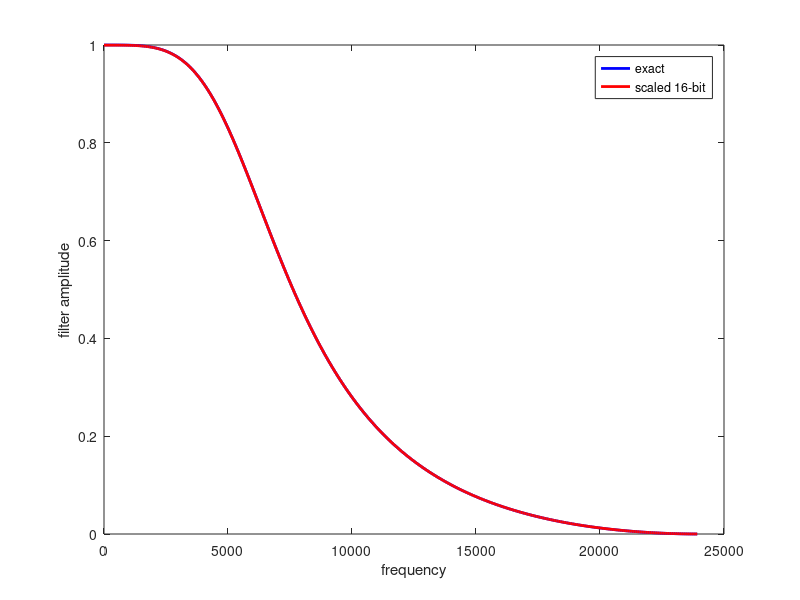

MATLAB code for this plot:
% matlab program to generate the filter header 
%18-bit, 16-bit fraction,  2's comp conversion
clear all
figure(1);clf;
clc

%The scale has to be adjusted so that filter coefficients are
% -1.0<coeff<1.0
%Scaling performed is 2^(-scale)
scale = 2;
%For lowpass, set equal to normalized Freq (cutoff/(Fs/2))
%For bandpass, set equal to normalized Freq vector ([low high]/(Fs/2))
freq = [0.25] ;
%Filter order:
%    use 2,4 for lowpass 
%        1,2 for bandpass
%NOTE that for a bandpass filter (order) poles are generated for the high
%and low cutoffs, so the total order is (order)*2
order = 2;

%could also use butter, or cheby1 or cheby2 or besself
% but note that besself is lowpass only!
[b, a] = butter(order, freq) ;
%[b, a] = cheby1(order, 0.1, freq) ;
%[b, a] = besself(order, freq) ;
b = b * (2^-scale) ;
a = -a * (2^-scale) ;

disp(' ')
fprintf('//Filter: cutoff=%f \n',freq)
sorder = order*length(freq);
if sorder==2
    scstr = 'IIR2 filter(';
elseif sorder==4
    scstr = 'IIR4 filter('; 
elseif sorder==6
    scstr = 'IIR6 filter('; 
else
    error('order*length(freq) must equal 2 4 or 6')
end
fprintf('%s \n',scstr); 
fprintf('     .audio_out (your_out), \n')
fprintf('     .audio_in (your_in), \n')
fprintf('     .scale (3''d%1d), \n', scale)
for i=1:length(b)
    if b(i)>=0
        fprintf('     .b%1d (18''h%s), \n', i, dec2hex(fix(2^16*b(i)))) ;
    else
        fprintf('     .b%1d (18''h%s), \n', i, dec2hex(bitcmp(fix(2^16*-b(i)),18)+1));
    end
end

for i=2:length(a)
    if a(i)>=0
        fprintf('     .a%1d (18''h%s), \n', i, dec2hex(fix(2^16*a(i))))
    else
        fprintf('     .a%1d (18''h%s), \n', i,dec2hex(bitcmp(fix(2^16*-a(i)),18)+1))
    end
end
fprintf('     .state_clk(AUD_CTRL_CLK), \n');
fprintf('     .lr_clk(AUD_DACLRCK), \n');
fprintf('     .reset(reset) \n');
fprintf(') ; //end filter \n');

disp(' ')
disp('CHECK scaling! all b''s and a''s <1 absolute value?') 
disp('BUT as big as possible?')
b
a

%sampling rate on DE2 board
Fs = 48000;
[b,a] = butter(order, freq) ;
[fresponse, ffreq] = freqz(b,a,300);
plot(ffreq/pi*Fs/2,abs(fresponse), 'b', 'linewidth',2);
xlabel('frequency'); ylabel('filter amplitude');
hold on
b = fix((b*(2^-scale))*2^16) ;
a = fix((a*(2^-scale))*2^16) ;
[fresponse, ffreq] = freqz(b,a,300);
plot(ffreq/pi*Fs/2,abs(fresponse), 'r', 'linewidth',2);
legend('exact','scaled 16-bit')


